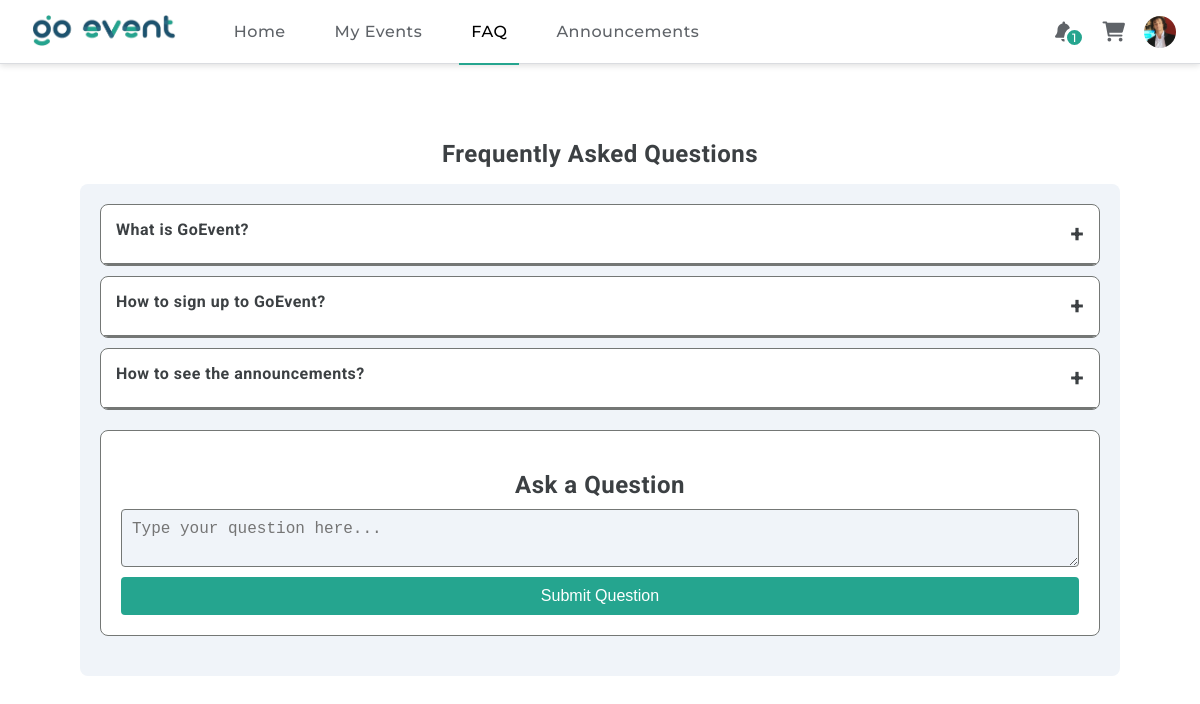
The page /faq.php (signed in) on the database its author committed.
### tables this page shows
CREATE TABLE `faq` (
  `faq_id` int(11) NOT NULL,
  `question_id` int(11) DEFAULT NULL,
  `answer_text` text DEFAULT NULL,
  `answered_at` timestamp NOT NULL DEFAULT current_timestamp()
);

CREATE TABLE `user_questions` (
  `question_id` int(11) NOT NULL,
  `user_id` int(11) DEFAULT NULL,
  `question_text` text DEFAULT NULL,
  `submitted_at` timestamp NOT NULL DEFAULT current_timestamp()
);

### faq.php (the view, shortened to what this page needs)
<?php
require 'db.php';
$stmt = $conn->prepare("SELECT q.question_text, f.answer_text FROM faq f JOIN user_questions q ON f.question_id = q.question_id");
$stmt->execute();
$result = $stmt->get_result();
$faqs = $result->fetch_all(MYSQLI_ASSOC);
?>
<!DOCTYPE html>
<html lang="en">
<head>
    <link rel="stylesheet" href="css/style.css">
</head>
<body class="faq-body">
    <header>
        <?php include 'header.php'; ?>
    </header>
    <h1 class="myevents-heading">Frequently Asked Questions</h1>
    <main class="faq-container">
        <section class="faq-section">
            <?php if (count($faqs) > 0): ?>
                <div class="faq-list">
                    <?php foreach ($faqs as $faq): ?>
                        <div class="faq-item">
                            <div class="faq-question" onclick="toggleAnswer(this)">
                                <span><?php echo htmlspecialchars($faq['question_text']); ?></span>
                                <span class="toggle-icon">+</span>
                            </div>
                        </div>
                    <?php endforeach; ?>
                </div>
            <?php else: ?>
                <p class="no-faq">No FAQs available.</p>
            <?php endif; ?>
        </section>
        <section class="faq-section ask-question-section">
            <h2 class="ask-question-title">Ask a Question</h2>
            <form method="POST" action="ask_question.php" class="ask-question-form">
                <textarea name="question_text" placeholder="Type your question here..." required></textarea>
                <button type="submit">Submit Question</button>
            </form>
        </section>
    </main>
</body>
</html>

### css/style.css (style rules this page uses)
:root { --primary-color: #25a58f; --primary-color-dark: #1f896f; --input-border-color: #747775; --secondary-color: #1d536e; --background-color: #f0f4f9; --primary-font-color: #5f6368; --primary-font-color-hover: #202124; --heading-color: #3c4043; }
body, html { font-family: 'Roboto', sans-serif; text-align: center; margin: 0; padding: 0; height: 100%; width: 100%; display: flex; flex-direction: column; align-items: center; background-color: var(--background-color); letter-spacing: .5px !important; }
button { width: 100%; padding: 10px; background-color: var(--primary-color); color: #fff; border: none; border-radius: 4px; font-size: 16px; cursor: pointer; }
button { padding: 10px 20px; background-color: var(--primary-color); color: #fff; border: none; border-radius: 4px; cursor: pointer; }
.myevents-heading { font-family: "Google Sans", Roboto, Arial, sans-serif; color: var(--heading-color); font-size: 1.5rem; }
.faq-body { background-color: #fff; overflow-x: hidden; font-family: 'Roboto', sans-serif; color: var(--primary-font-color); margin: 0; padding: 0; display: flex; justify-content: center; align-items: center; }
.faq-container { max-width: 1000px; width: 100%; margin: 0 auto; padding: 20px; background-color: var(--background-color); border-radius: 8px; }
.faq-section { margin-bottom: 20px; }
.faq-list { list-style: none; padding: 0; }
.faq-item { background-color: #fff; border: 1px solid var(--input-border-color); border-radius: 8px; margin-bottom: 10px; overflow: hidden; }
.faq-question { display: flex; justify-content: space-between; padding: 15px; cursor: pointer; font-weight: bold; color: var(--heading-color); border-bottom: 2px solid var(--input-border-color); }
.toggle-icon { font-size: 1.5rem; }
.ask-question-section { background-color: #fff; border: 1px solid var(--input-border-color); border-radius: 8px; padding: 20px; }
.ask-question-title { font-size: 1.5rem; margin-bottom: 10px; color: var(--heading-color); }
.ask-question-form { display: flex; flex-direction: column; }
.ask-question-form textarea { padding: 10px; font-size: 1rem; border-radius: 4px; border: 1px solid var(--input-border-color); margin-bottom: 10px; background-color: var(--background-color); color: var(--primary-font-color); }
.ask-question-form button { padding: 10px; font-size: 1rem; color: #fff; background-color: var(--primary-color); border: none; border-radius: 4px; cursor: pointer; }

### rows shown on the page
faq: question.question_text "What is GoEvent?"
faq: question.question_text "How to sign up to GoEvent?"
faq: question.question_text "How to see the announcements?"

### other values the page prints
$unread_count "1"
